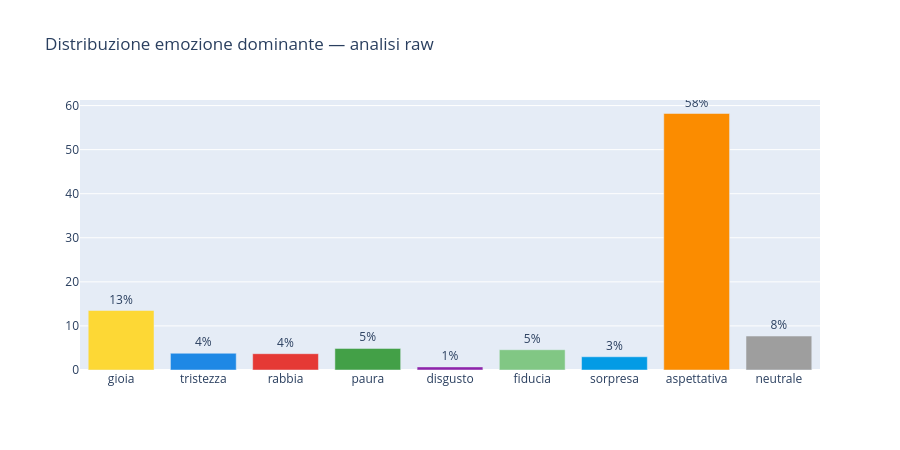

Notebook code for this chart:
### Code cell
plot_emotion_bars(counts_raw, total, 'Distribuzione emozione dominante — analisi raw').show()

### Figure 1 — Plotly figure (JSON) as saved in the notebook; plotly's stock layout.template omitted (floating-point values rounded to 4 significant figures)
{"data": [{"marker": {"color": "#FDD835"}, "name": "gioia", "text": ["13%"], "textposition": "outside", "x": ["gioia"], "y": [13.5], "type": "bar"}, {"marker": {"color": "#1E88E5"}, "name": "tristezza", "text": ["4%"], "textposition": "outside", "x": ["tristezza"], "y": [3.8], "type": "bar"}, {"marker": {"color": "#E53935"}, "name": "rabbia", "text": ["4%"], "textposition": "outside", "x": ["rabbia"], "y": [3.7], "type": "bar"}, {"marker": {"color": "#43A047"}, "name": "paura", "text": ["5%"], "textposition": "outside", "x": ["paura"], "y": [4.9], "type": "bar"}, {"marker": {"color": "#8E24AA"}, "name": "disgusto", "text": ["1%"], "textposition": "outside", "x": ["disgusto"], "y": [0.7], "type": "bar"}, {"marker": {"color": "#81C784"}, "name": "fiducia", "text": ["5%"], "textposition": "outside", "x": ["fiducia"], "y": [4.6], "type": "bar"}, {"marker": {"color": "#039BE5"}, "name": "sorpresa", "text": ["3%"], "textposition": "outside", "x": ["sorpresa"], "y": [3.0], "type": "bar"}, {"marker": {"color": "#FB8C00"}, "name": "aspettativa", "text": ["58%"], "textposition": "outside", "x": ["aspettativa"], "y": [58.2], "type": "bar"}, {"marker": {"color": "#9E9E9E"}, "name": "neutrale", "text": ["8%"], "textposition": "outside", "x": ["neutrale"], "y": [7.7], "type": "bar"}], "layout": {"title": {"text": "Distribuzione emozione dominante — analisi raw"}, "barmode": "group", "height": 450, "showlegend": false}}
